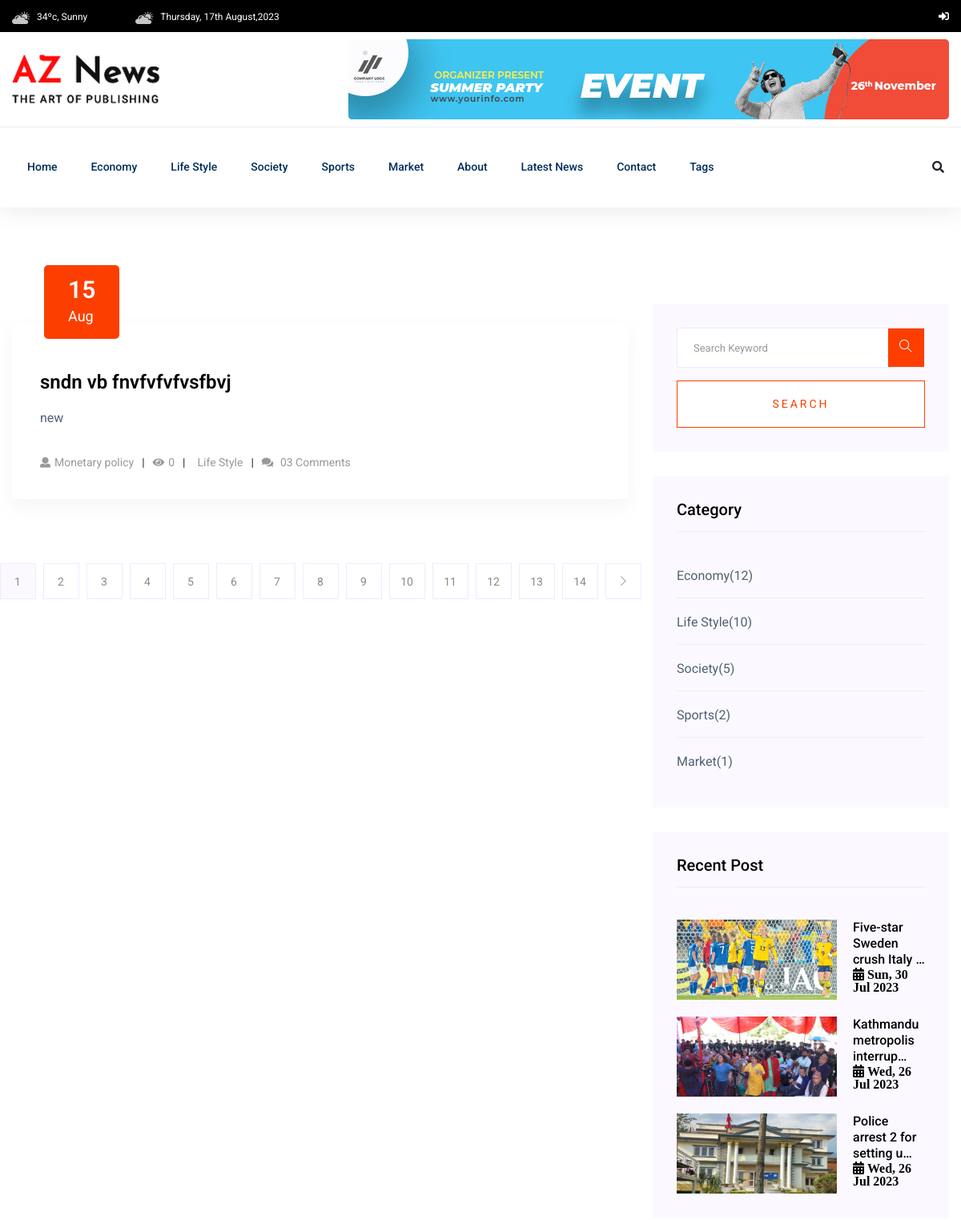
Page /post-list/ (upper part) on the earlier database version.
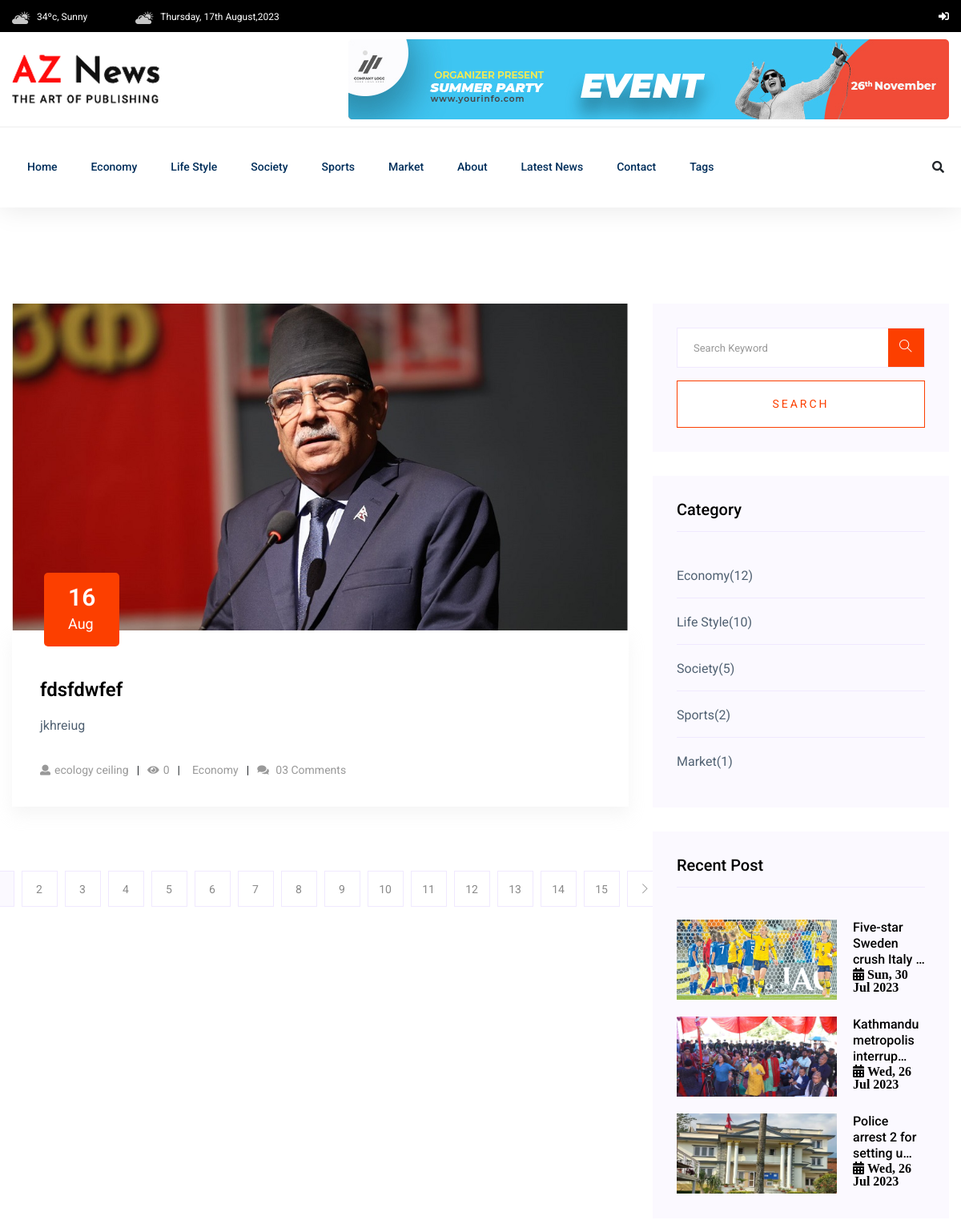
Same page on the later database version.
### news_app/models.py (models this page shows, shortened)
class Category(models.Model):
     name = models.CharField(max_length=100)

class Post(models.Model):
     STATUS_CHOICES = [
          ("active", "Active"),
          ("in_active", "Inactive"),
     ]
     title = models.CharField(max_length=255)
     content = models.TextField()
     feature_image = models.ImageField(upload_to="post_images/%Y/%m/%d", blank=False)
     author = models.ForeignKey("auth.User", on_delete=models.CASCADE)
     status = models.CharField(max_length=20, choices=STATUS_CHOICES, default="active")
     views_count = models.PositiveBigIntegerField(default=0)
     published_at = models.DateTimeField(null=True, blank=True)
     category = models.ForeignKey(Category, on_delete=models.CASCADE)
     tag = models.ManyToManyField(Tag)

class Tag(models.Model):
     name = models.CharField(max_length=100)
     def __str__(self):
          return self.name

### news_app/views.py (the view)
# urls.py: path("", views.PostListView.as_view(), name='post-list'),
class PostListView(ListView):
    model = Post
    template_name = "aznews/list/list.html"
    context_object_name = "posts"
    paginate_by = 1
    def get_queryset(self):
        return Post.objects.filter(
            published_at__isnull=False, status="active"
        ).order_by("-published_at")

### news_app/navbar.py (called while the page is built)
def navigation(request):
     categories = Category.objects.all()[:5]
     tags = Tag.objects.all()[:10]
     trending_posts = Post.objects.filter(published_at__isnull = False, status = "active").order_by("-views_count")[:3]
     return{
          "categories":categories,
          "tags":tags,
          "trending_posts":trending_posts,
     }

### templates/aznews/list/list.html (shortened to what this page needs)
{% extends "aznews/base.html" %}
{% load static %}
{% block content %}
<section class="blog_area section-padding">
<div class="container">
     <div class="row">
          <div class="col-lg-8 mb-5 mb-lg-0">
               <div class="blog_left_sidebar">
                    {% include "aznews/list/left/post_list.html" %}
                    {% include "aznews/list/left/pagination.html" %}
               </div>
          </div>
          <div class="col-lg-4">
               <div class="blog_right_sidebar">
                    {% include "aznews/list/right/search_form.html" %}
                    {% include "aznews/list/right/category.html" %}
                    {% include "aznews/list/right/popular_posts.html" %}
               </div>
          </div>
     </div>
</div>
</section>
{% endblock content %}

### templates/aznews/header.html (shortened to what the changed rows need)
{% load static %}
<header>
    <div class="header-area">
        <div class="main-header ">
            <div class="header-bottom header-sticky">
                <div class="container">
                    <div class="row align-items-center">
                        <div class="col-xl-10 col-lg-10 col-md-12 header-flex">
                            <div class="main-menu d-none d-md-block">
                                <nav>
                                    <ul id="navigation">
                                        {% for category in categories %}
                                        <li><a
                                                href="{% url 'post-by-category' category.id %}">{{category.name|title}}</a>
                                        </li>
                                        {% endfor %}
                                    </ul>
                                </nav>
                            </div>
                        </div>
                    </div>
                </div>
            </div>
        </div>
    </div>
</header>

### templates/aznews/list/left/post_list.html (shortened to what this page needs)
{% load static %}
{% for post in posts %}
<article class="blog_item">
     <div class="blog_item_img">
          <img class="card-img rounded-0" src="{{ post.feature_image.url }}" alt="">
          <a href="#" class="blog_item_date">
               <h3>{{post.published_at | date:"j"}}</h3>
               <p>{{post.published_at | date:"M"}}</p>
          </a>
     </div>
     <div class="blog_details">
          <a class="d-inline-block" href="{% url 'post-detail' post.pk %}">
               <h2>{{post.title}}</h2>
          </a>
          <p>{{ post.content|striptags|safe|truncatechars:300}}</p>
          <ul class="blog-info-link">
               <li><a href="#"><i class="fa fa-user"></i>{{post.tag.all |join:", "}}</a></li>
               <li><a href="#"><i class="fa fa-eye"></i>{{post.views_count}}</a></li>
               <li><a href="#">{{post.category.name|title}}</a></li>
               <li><a href="#"><i class="fa fa-comments"></i> 03 Comments</a></li>
          </ul>
     </div>
</article>
{% endfor %}

### templates/aznews/list/right/category.html
{% load static %}
<aside class="single_sidebar_widget post_category_widget">
     <h4 class="widget_title">Category</h4>
     <ul class="list cat-list">
          {% for category in categories %}
          <li>
               <a href="#" class="d-flex">
                    <p>{{category.name|title}}</p>
                    <p>({{category.post_set.count}})</p>
               </a>
          </li>
          {% endfor %}
     </ul>
</aside>

### templates/aznews/list/right/popular_posts.html
{% load static %}
<aside class="single_sidebar_widget popular_post_widget">
     <h3 class="widget_title">Recent Post</h3>
     {% for trending_post in trending_posts %}
     <div class="media post_item">
          <a href="{% url 'post-detail' trending_post.pk %}"><img src="{{trending_post.feature_image.url}}" alt="{{trending_post.title}}" width="200px" height="100px"></a>
          <div class="media-body">
               <a href="{% url 'post-detail' trending_post.pk %}">
                    <h3>{{trending_post.title |truncatechars:30}}<br><i class="fa fa-calendar-alt">{{trending_post.published_at|date:" D, j M Y"}}</i></h3>
               </a>
          </div>
     </div>
     {% endfor %}
</aside>

Differences in the rows shown:
no longer on this page (row unchanged): Post: published_at "15", published_at "Aug", title "sndn vb fnvfvfvfvsfbvj", content "new", tag.all "Monetary policy", views_count "0", category.name "Life Style"
now on this page (row edited): Post: feature_image (picture), published_at "16", published_at "Aug", title "fdsfdwfef", content "jkhreiug", tag.all "ecology ceiling", views_count "0", category.name "Economy"
Other differences:
new list line: "15"
list line gone: "1"
